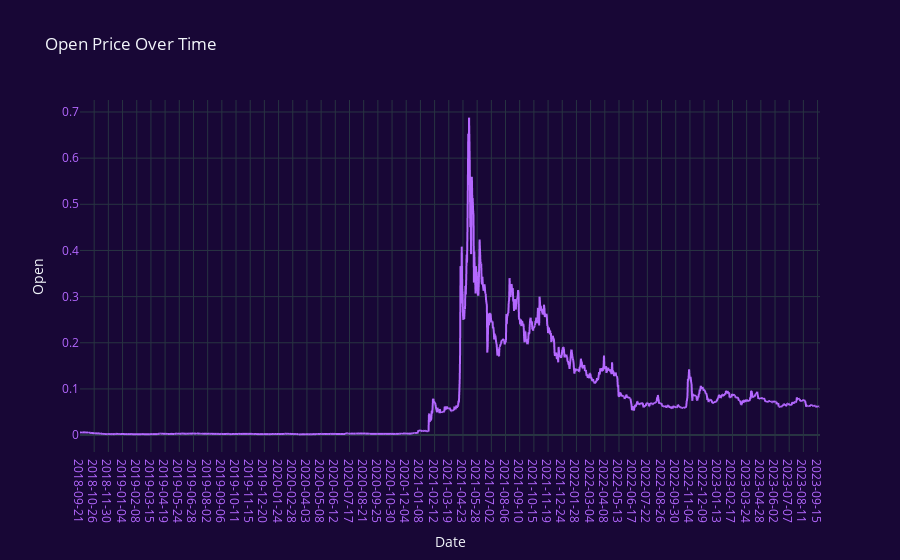

This figure's notebook cell:
### Markdown cell above
# Visualizations

## i) Graph for Open Prices

### Code cell
import plotly.graph_objects as go

plt.figure(figsize=(14, 6))
fig = px.line(DOGE.Open,x=DOGE.Date, y='Open', labels={'x': 'Date', 'y': 'Price'}, title='Open Price Over Time')
fig.update_xaxes(type='category')  # Ensure the x-axis treats the index as categorical (date)
fig.update_xaxes(tickfont=dict(color='#B468FF'))  # Set x-axis label color to light purple
fig.update_yaxes(tickfont=dict(color='#B468FF'))
fig.update_layout(
    paper_bgcolor='#180736',  # Set the background color to white
    plot_bgcolor='#180736',  # Set the background color to white
    template="plotly_dark"  # Use the "plotly_dark" template
)
fig.update_traces(line=dict(color='#B468FF'))

fig.update_xaxes(showgrid=True)
fig.update_yaxes(showgrid=True)
fig.show()

### Figure 1 — Plotly figure (JSON) as saved in the notebook; plotly's stock layout.template omitted (floating-point values rounded to 4 significant figures; data arrays with more than 128 entries replaced by an {"elided": "..."} marker saying what was removed)
{"data": [{"hovertemplate": "Date=%{x}<br>Open=%{y}<extra></extra>", "legendgroup": "", "line": {"color": "#B468FF", "dash": "solid"}, "marker": {"symbol": "circle"}, "mode": "lines", "name": "", "showlegend": false, "type": "scattergl", "x": {"elided": "1827 str values"}, "xaxis": "x", "y": {"elided": "1827 float values"}, "yaxis": "y"}], "layout": {"legend": {"tracegroupgap": 0}, "paper_bgcolor": "#180736", "plot_bgcolor": "#180736", "title": {"text": "Open Price Over Time"}, "xaxis": {"anchor": "y", "domain": [0, 1], "showgrid": true, "tickfont": {"color": "#B468FF"}, "title": {"text": "Date"}, "type": "category"}, "yaxis": {"anchor": "x", "domain": [0, 1], "showgrid": true, "tickfont": {"color": "#B468FF"}, "title": {"text": "Open"}}}}
